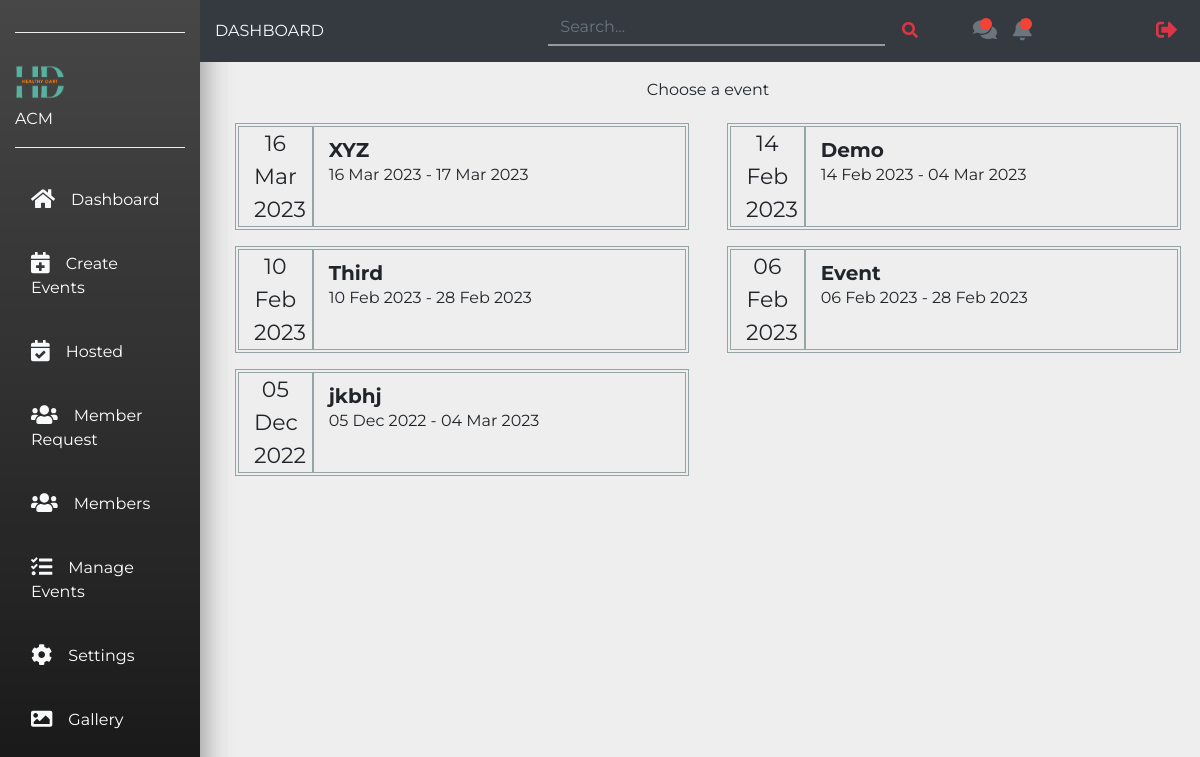
Before: /events/participants/ (signed in) with the older database file.
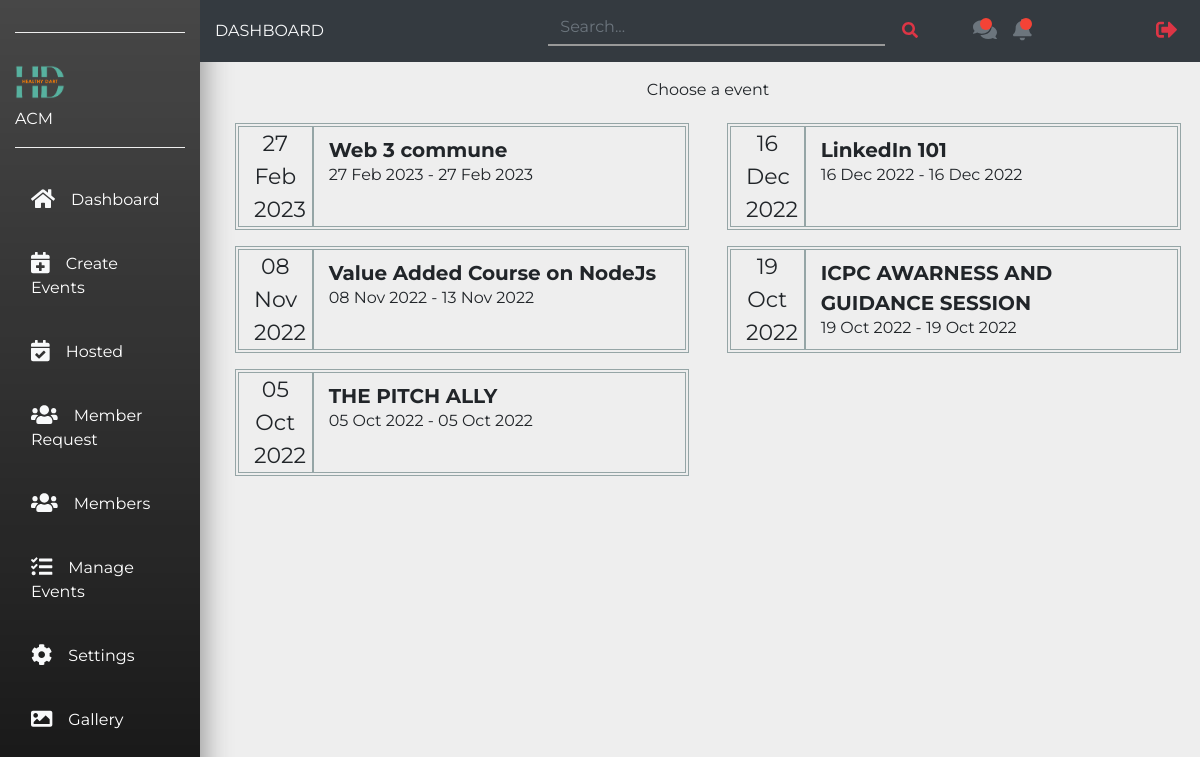
After: the same page with the newer database file.
### eventapp/models.py (models this page shows)
class Events(models.Model):
    event_cover_photo = models.ImageField(upload_to="event_cover/")
    eventname = models.CharField(blank=False, max_length = 255,unique=True)
    eventlocation = models.TextField(blank=False)
    description = models.TextField(blank=False)
    startdate = models.DateTimeField()
    enddate = models.DateTimeField()
    created_at = models.DateTimeField(auto_now_add=True)
    created_by = models.ForeignKey(Clubs, on_delete=models.CASCADE)

### eventapp/views.py (the view)
# urls.py: path('participants/', views.participants, name='participants'),
def participants(request):
    context = {}
    temp = ec_is_autenticate(request)
    if temp['auth']:
        context['club'] = temp['club']
        club = temp['club']
        context['events'] = Events.objects.filter(created_by = club).order_by('-startdate')
        return render(request, 'club/participants.html',context)
    else:
        return redirect('login')

### accounts/auth_fun.py (called while the page is built)
def is_authenticate(user):
    return user.is_authenticated

def club_per(user):
    if is_authenticate(user):
        if user.is_ec:
            club_ec = Club_Ec.objects.get(ec=user)
            club = Clubs.objects.get(pk=club_ec.club_id)
            if club.is_active:
                return True
            else:
                return False
        else:
            return False
    else:
        return False

### club/models.py (called while the page is built)
    def __str__(self):
        return self.clubname

### eventapp/views.py (called while the page is built)
def ec_is_autenticate(request):
    temp = {}
    if auth_fun.club_per(request.user):
        temp['auth'] = True
        club_ec = Club_Ec.objects.get(ec=request.user)
        club = Clubs.objects.get(pk=club_ec.club_id)
        temp['club'] = club
    else:
        temp['auth'] = False
    print(temp)
    return temp

### templates/club/participants.html (shortened to what this page needs)
{% extends "club/base.html" %}
{% load static %}
{% block content %}
<section class="">
  <div class="pt-md-5 mt-md-3 mb-5 ml-md-3">
    <h3 class="mb-4 text-center">Choose a event</h3>
    <div class="row">
      {% for event in events %}
      <div class="col-xl-6 col-md-12 col-sm-12">
        <div class="event_single_box row mr-md-1 mb-3 ml-sm-1 mr-sm-1">
          <div class="event_date_time col-lg-2 col-md-3 col-sm">
            <p class="date">{{ event.startdate|date:"d M" }}</p>
            <p class="year">{{ event.startdate|date:"Y" }}</p>
          </div>
          <div class="event_details col-lg-10 col-md-9 align-center pt-2 pb-2">
            <div class="">
              <a href="{{event.eventname}}/" class="event_name" >{{event.eventname}}</a>
              <h6>{{ event.startdate|date:"d M Y" }} - {{ event.enddate|date:"d M Y" }}</h6>
            </div>
          </div>
        </div>
      </div>
      {% endfor %}
    </div>
  </div>
</section>
{% endblock %}

Changed rows visible on the page:
removed Events: startdate "16 Mar", startdate "2023", eventname "XYZ", startdate "16 Mar 2023", enddate "17 Mar 2023"
removed Events: startdate "14 Feb", startdate "2023", eventname "Demo", startdate "14 Feb 2023", enddate "04 Mar 2023"
removed Events: startdate "10 Feb", startdate "2023", eventname "Third", startdate "10 Feb 2023", enddate "28 Feb 2023"
removed Events: startdate "06 Feb", startdate "2023", eventname "Event", startdate "06 Feb 2023", enddate "28 Feb 2023"
removed Events: startdate "05 Dec", startdate "2022", eventname "jkbhj", startdate "05 Dec 2022", enddate "04 Mar 2023"
added Events: startdate "27 Feb", startdate "2023", eventname "Web 3 commune", startdate "27 Feb 2023", enddate "27 Feb 2023"
added Events: startdate "16 Dec", startdate "2022", eventname "LinkedIn 101", startdate "16 Dec 2022", enddate "16 Dec 2022"
added Events: startdate "08 Nov", startdate "2022", eventname "Value Added Course on NodeJs", startdate "08 Nov 2022", enddate "13 Nov 2022"
added Events: startdate "19 Oct", startdate "2022", eventname "ICPC AWARNESS AND GUIDANCE SESSION", startdate "19 Oct 2022", enddate "19 Oct 2022"
added Events: startdate "05 Oct", startdate "2022", eventname "THE PITCH ALLY", startdate "05 Oct 2022", enddate "05 Oct 2022"
